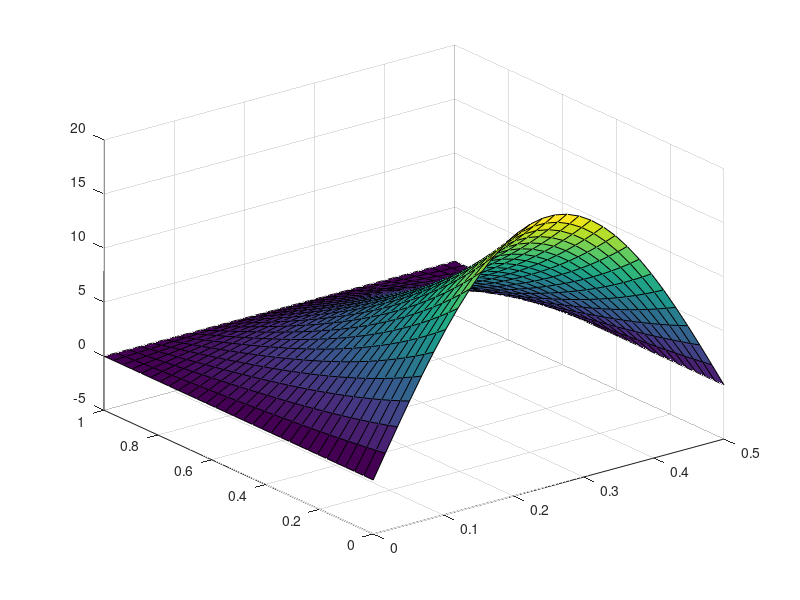

The MATLAB source for this figure:
k=1;
L=0.5;
b=1;

Nx=30; %Nodos en los que dividimos el problema
Ny=30;

dx=L/(Nx-1);
dy=b/(Ny-1);
x=0:dx:L;
y=0:dy:b;

doftot=Nx*Ny;
DOF=reshape(1:doftot,Ny,Nx);
C=zeros(doftot);
Q=zeros(doftot,1);
T=zeros(doftot,1);

nwall=DOF(1,:);
swall=DOF(end,:);
wwall=DOF(:,1);
ewall=DOF(:,end);
Tm=20;
%Tenemos una c
Tnwall=Tm*sin(pi.*x./L);

C(nwall,nwall)=eye(length(nwall));
C(swall,swall)=eye(length(swall));
C(wwall,wwall)=eye(length(wwall));
C(ewall,ewall)=eye(length(ewall));

Q(nwall)=Tnwall;

for j = 2:Nx-1
    for i= 2:Ny-1
        C(DOF(i,j),DOF(i,j))=C(DOF(i,j),DOF(i,j))-2/dx^2-2/dy^2;
        C(DOF(i,j),DOF(i+1,j))=C(DOF(i,j),DOF(i+1,j))+1/dx^2;
        C(DOF(i,j),DOF(i-1,j))=C(DOF(i,j),DOF(i-1,j))+1/dx^2;
        C(DOF(i,j),DOF(i,j+1))=C(DOF(i,j),DOF(i,j+1))+1/dy^2;
        C(DOF(i,j),DOF(i,j-1))=C(DOF(i,j),DOF(i,j-1))+1/dy^2;        
    end
end

T=C\Q;
Tgrid=reshape(T,Ny,Nx);

% bar3(y,Tgrid)
surf(x,y,Tgrid)










